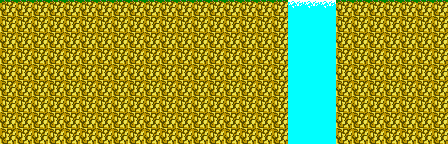

A 2D game scene composited from a Tiled map and its tileset images. What follows is a short description and the map's XML, with every tile layer's data as written:
An orthogonal 28x9 tile map with 16x16 px tiles, 1 tile layer (back).

<map version="1.10" tiledversion="1.11.1-99-gec89c545" orientation="orthogonal" renderorder="right-down" width="28" height="9" tilewidth="16" tileheight="16" infinite="0" nextlayerid="2" nextobjectid="1">
 <tileset firstgid="1" source="../../tileset/tileset_map_element.tsx" />
 <layer id="1" name="back" width="28" height="9">
  <data encoding="csv">
42,42,42,42,42,42,42,42,42,42,42,42,42,42,42,42,42,42,43,43,43,42,42,42,42,42,42,42,
41,41,41,41,41,41,41,41,41,41,41,41,41,41,41,41,41,41,45,45,45,41,41,41,41,41,41,41,
41,41,41,41,41,41,41,41,41,41,41,41,41,41,41,41,41,41,45,45,45,41,41,41,41,41,41,41,
41,41,41,41,41,41,41,41,41,41,41,41,41,41,41,41,41,41,45,45,45,41,41,41,41,41,41,41,
41,41,41,41,41,41,41,41,41,41,41,41,41,41,41,41,41,41,45,45,45,41,41,41,41,41,41,41,
41,41,41,41,41,41,41,41,41,41,41,41,41,41,41,41,41,41,45,45,45,41,41,41,41,41,41,41,
41,41,41,41,41,41,41,41,41,41,41,41,41,41,41,41,41,41,45,45,45,41,41,41,41,41,41,41,
41,41,41,41,41,41,41,41,41,41,41,41,41,41,41,41,41,41,45,45,45,41,41,41,41,41,41,41,
41,41,41,41,41,41,41,41,41,41,41,41,41,41,41,41,41,41,45,45,45,41,41,41,41,41,41,41
</data>
 </layer>
</map>
